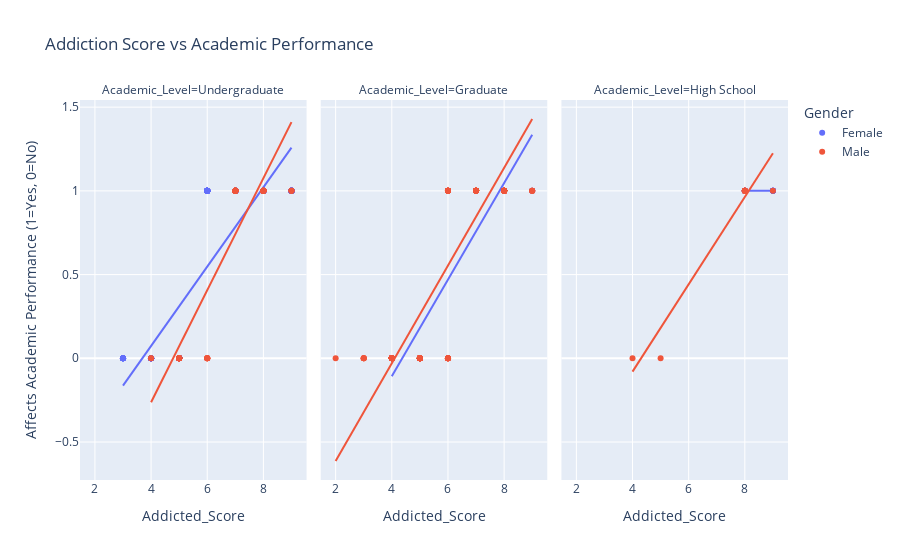

The notebook cell saved with this chart:
### Code cell
# Scatter plot with regression line
fig = px.scatter(
    df,
    x='Addicted_Score',
    y='Affects_Academic_Performance_Numeric',
    color='Gender',
    facet_col='Academic_Level',
    trendline='ols',
    labels={'Affects_Academic_Performance_Numeric': 'Affects Academic Performance (1=Yes, 0=No)'},
    title='Addiction Score vs Academic Performance'
)
fig.show()

### Figure 1 — Plotly figure (JSON) as saved in the notebook; plotly's stock layout.template omitted (floating-point values rounded to 4 significant figures; data arrays with more than 128 entries replaced by an {"elided": "..."} marker saying what was removed)
{"data": [{"hovertemplate": "Gender=Female<br>Academic_Level=Undergraduate<br>Addicted_Score=%{x}<br>Affects Academic Performance (1=Yes, 0=No)=%{y}<extra></extra>", "legendgroup": "Female", "marker": {"color": "#636efa", "symbol": "circle"}, "mode": "markers", "name": "Female", "orientation": "v", "showlegend": true, "type": "scatter", "x": {"elided": "290 int values"}, "xaxis": "x", "y": {"elided": "290 int values"}, "yaxis": "y"}, {"hovertemplate": "<b>OLS trendline</b><br>Affects_Academic_Performance_Numeric = 0.237034 * Addicted_Score + -0.874565<br>R<sup>2</sup>=0.720827<br><br>Gender=Female<br>Academic_Level=Undergraduate<br>Addicted_Score=%{x}<br>Affects Academic Performance (1=Yes, 0=No)=%{y} <b>(trend)</b><extra></extra>", "legendgroup": "Female", "marker": {"color": "#636efa", "symbol": "circle"}, "mode": "lines", "name": "Female", "showlegend": false, "type": "scatter", "x": {"elided": "290 int values"}, "xaxis": "x", "y": {"elided": "290 float values"}, "yaxis": "y"}, {"hovertemplate": "Gender=Female<br>Academic_Level=Graduate<br>Addicted_Score=%{x}<br>Affects Academic Performance (1=Yes, 0=No)=%{y}<extra></extra>", "legendgroup": "Female", "marker": {"color": "#636efa", "symbol": "circle"}, "mode": "markers", "name": "Female", "orientation": "v", "showlegend": false, "type": "scatter", "x": [4, 4, 4, 4, 4, 5, 5, 4, 4, 4, 4, 8, 5, 7, 8, 7, 5, 8, 7, 5, 8, 7, 5, 5, 5, 7, 8, 8, 7, 5, 7, 5, 8, 9, 4, 5, 5, 9, 8, 8, 7, 5, 7, 8, 8, 7, 5, 7], "xaxis": "x2", "y": [0, 0, 0, 0, 0, 0, 0, 0, 0, 0, 0, 1, 0, 1, 1, 1, 0, 1, 1, 0, 1, 1, 0, 0, 0, 1, 1, 1, 1, 0, 1, 0, 1, 1, 0, 0, 0, 1, 1, 1, 1, 0, 1, 1, 1, 1, 0, 1], "yaxis": "y2"}, {"hovertemplate": "<b>OLS trendline</b><br>Affects_Academic_Performance_Numeric = 0.288585 * Addicted_Score + -1.26157<br>R<sup>2</sup>=0.877780<br><br>Gender=Female<br>Academic_Level=Graduate<br>Addicted_Score=%{x}<br>Affects Academic Performance (1=Yes, 0=No)=%{y} <b>(trend)</b><extra></extra>", "legendgroup": "Female", "marker": {"color": "#636efa", "symbol": "circle"}, "mode": "lines", "name": "Female", "showlegend": false, "type": "scatter", "x": [4, 4, 4, 4, 4, 4, 4, 4, 4, 4, 5, 5, 5, 5, 5, 5, 5, 5, 5, 5, 5, 5, 5, 5, 7, 7, 7, 7, 7, 7, 7, 7, 7, 7, 7, 8, 8, 8, 8, 8, 8, 8, 8, 8, 8, 8, 9, 9], "xaxis": "x2", "y": [-0.1072, -0.1072, -0.1072, -0.1072, -0.1072, -0.1072, -0.1072, -0.1072, -0.1072, -0.1072, 0.1814, 0.1814, 0.1814, 0.1814, 0.1814, 0.1814, 0.1814, 0.1814, 0.1814, 0.1814, 0.1814, 0.1814, 0.1814, 0.1814, 0.7585, 0.7585, 0.7585, 0.7585, 0.7585, 0.7585, 0.7585, 0.7585, 0.7585, 0.7585, 0.7585, 1.047, 1.047, 1.047, 1.047, 1.047, 1.047, 1.047, 1.047, 1.047, 1.047, 1.047, 1.336, 1.336], "yaxis": "y2"}, {"hovertemplate": "Gender=Female<br>Academic_Level=High School<br>Addicted_Score=%{x}<br>Affects Academic Performance (1=Yes, 0=No)=%{y}<extra></extra>", "legendgroup": "Female", "marker": {"color": "#636efa", "symbol": "circle"}, "mode": "markers", "name": "Female", "orientation": "v", "showlegend": false, "type": "scatter", "x": [9, 8, 9, 8, 9, 8, 9, 8, 9, 8, 9, 9, 8, 8, 8], "xaxis": "x3", "y": [1, 1, 1, 1, 1, 1, 1, 1, 1, 1, 1, 1, 1, 1, 1], "yaxis": "y3"}, {"hovertemplate": "<b>OLS trendline</b><br>Affects_Academic_Performance_Numeric = 2.22045e-16 * Addicted_Score + 1<br>R<sup>2</sup>=-inf<br><br>Gender=Female<br>Academic_Level=High School<br>Addicted_Score=%{x}<br>Affects Academic Performance (1=Yes, 0=No)=%{y} <b>(trend)</b><extra></extra>", "legendgroup": "Female", "marker": {"color": "#636efa", "symbol": "circle"}, "mode": "lines", "name": "Female", "showlegend": false, "type": "scatter", "x": [8, 8, 8, 8, 8, 8, 8, 8, 9, 9, 9, 9, 9, 9, 9], "xaxis": "x3", "y": [1.0, 1.0, 1.0, 1.0, 1.0, 1.0, 1.0, 1.0, 1.0, 1.0, 1.0, 1.0, 1.0, 1.0, 1.0], "yaxis": "y3"}, {"hovertemplate": "Gender=Male<br>Academic_Level=Undergraduate<br>Addicted_Score=%{x}<br>Affects Academic Performance (1=Yes, 0=No)=%{y}<extra></extra>", "legendgroup": "Male", "marker": {"color": "#EF553B", "symbol": "circle"}, "mode": "markers", "name": "Male", "orientation": "v", "showlegend": true, "type": "scatter", "x": [7, 5, 5, 7, 5, 5, 7, 6, 5, 7, 6, 5, 7, 7, 6, 7, 7, 6, 7, 6, 7, 7, 6, 8, 5, 7, 7, 8, 5, 7, 5, 8, 7, 5, 8, 7, 5, 8, 7, 8, 8, 4, 5, 5, 9, 8, 8, 7, 5, 7, 8, 8, 7, 5, 7, 5, 8, 9, 4, 5, 5, 9, 8], "xaxis": "x", "y": [1, 0, 0, 1, 0, 0, 1, 0, 0, 1, 0, 0, 1, 1, 0, 1, 1, 0, 1, 0, 1, 1, 0, 1, 0, 1, 1, 1, 0, 1, 0, 1, 1, 0, 1, 1, 0, 1, 1, 1, 1, 0, 0, 0, 1, 1, 1, 1, 0, 1, 1, 1, 1, 0, 1, 0, 1, 1, 0, 0, 0, 1, 1], "yaxis": "y"}, {"hovertemplate": "<b>OLS trendline</b><br>Affects_Academic_Performance_Numeric = 0.33471 * Addicted_Score + -1.60159<br>R<sup>2</sup>=0.789803<br><br>Gender=Male<br>Academic_Level=Undergraduate<br>Addicted_Score=%{x}<br>Affects Academic Performance (1=Yes, 0=No)=%{y} <b>(trend)</b><extra></extra>", "legendgroup": "Male", "marker": {"color": "#EF553B", "symbol": "circle"}, "mode": "lines", "name": "Male", "showlegend": false, "type": "scatter", "x": [4, 4, 5, 5, 5, 5, 5, 5, 5, 5, 5, 5, 5, 5, 5, 5, 5, 5, 5, 5, 6, 6, 6, 6, 6, 6, 7, 7, 7, 7, 7, 7, 7, 7, 7, 7, 7, 7, 7, 7, 7, 7, 7, 7, 7, 7, 7, 8, 8, 8, 8, 8, 8, 8, 8, 8, 8, 8, 8, 8, 9, 9, 9], "xaxis": "x", "y": [-0.2628, -0.2628, 0.07196, 0.07196, 0.07196, 0.07196, 0.07196, 0.07196, 0.07196, 0.07196, 0.07196, 0.07196, 0.07196, 0.07196, 0.07196, 0.07196, 0.07196, 0.07196, 0.07196, 0.07196, 0.4067, 0.4067, 0.4067, 0.4067, 0.4067, 0.4067, 0.7414, 0.7414, 0.7414, 0.7414, 0.7414, 0.7414, 0.7414, 0.7414, 0.7414, 0.7414, 0.7414, 0.7414, 0.7414, 0.7414, 0.7414, 0.7414, 0.7414, 0.7414, 0.7414, 0.7414, 0.7414, 1.076, 1.076, 1.076, 1.076, 1.076, 1.076, 1.076, 1.076, 1.076, 1.076, 1.076, 1.076, 1.076, 1.411, 1.411, 1.411], "yaxis": "y"}, {"hovertemplate": "Gender=Male<br>Academic_Level=Graduate<br>Addicted_Score=%{x}<br>Affects Academic Performance (1=Yes, 0=No)=%{y}<extra></extra>", "legendgroup": "Male", "marker": {"color": "#EF553B", "symbol": "circle"}, "mode": "markers", "name": "Male", "orientation": "v", "showlegend": false, "type": "scatter", "x": {"elided": "277 int values"}, "xaxis": "x2", "y": {"elided": "277 int values"}, "yaxis": "y2"}, {"hovertemplate": "<b>OLS trendline</b><br>Affects_Academic_Performance_Numeric = 0.291833 * Addicted_Score + -1.19719<br>R<sup>2</sup>=0.780070<br><br>Gender=Male<br>Academic_Level=Graduate<br>Addicted_Score=%{x}<br>Affects Academic Performance (1=Yes, 0=No)=%{y} <b>(trend)</b><extra></extra>", "legendgroup": "Male", "marker": {"color": "#EF553B", "symbol": "circle"}, "mode": "lines", "name": "Male", "showlegend": false, "type": "scatter", "x": {"elided": "277 int values"}, "xaxis": "x2", "y": {"elided": "277 float values"}, "yaxis": "y2"}, {"hovertemplate": "Gender=Male<br>Academic_Level=High School<br>Addicted_Score=%{x}<br>Affects Academic Performance (1=Yes, 0=No)=%{y}<extra></extra>", "legendgroup": "Male", "marker": {"color": "#EF553B", "symbol": "circle"}, "mode": "markers", "name": "Male", "orientation": "v", "showlegend": false, "type": "scatter", "x": [4, 5, 8, 8, 8, 8, 8, 8, 8, 8, 8, 9], "xaxis": "x3", "y": [0, 0, 1, 1, 1, 1, 1, 1, 1, 1, 1, 1], "yaxis": "y3"}, {"hovertemplate": "<b>OLS trendline</b><br>Affects_Academic_Performance_Numeric = 0.26087 * Addicted_Score + -1.12319<br>R<sup>2</sup>=0.939130<br><br>Gender=Male<br>Academic_Level=High School<br>Addicted_Score=%{x}<br>Affects Academic Performance (1=Yes, 0=No)=%{y} <b>(trend)</b><extra></extra>", "legendgroup": "Male", "marker": {"color": "#EF553B", "symbol": "circle"}, "mode": "lines", "name": "Male", "showlegend": false, "type": "scatter", "x": [4, 5, 8, 8, 8, 8, 8, 8, 8, 8, 8, 9], "xaxis": "x3", "y": [-0.07971, 0.1812, 0.9638, 0.9638, 0.9638, 0.9638, 0.9638, 0.9638, 0.9638, 0.9638, 0.9638, 1.225], "yaxis": "y3"}], "layout": {"annotations": [{"font": {}, "showarrow": false, "text": "Academic_Level=Undergraduate", "x": 0.16, "xanchor": "center", "xref": "paper", "y": 1, "yanchor": "bottom", "yref": "paper"}, {"font": {}, "showarrow": false, "text": "Academic_Level=Graduate", "x": 0.5, "xanchor": "center", "xref": "paper", "y": 1, "yanchor": "bottom", "yref": "paper"}, {"font": {}, "showarrow": false, "text": "Academic_Level=High School", "x": 0.84, "xanchor": "center", "xref": "paper", "y": 1, "yanchor": "bottom", "yref": "paper"}], "autosize": true, "legend": {"title": {"text": "Gender"}, "tracegroupgap": 0}, "title": {"text": "Addiction Score vs Academic Performance"}, "xaxis": {"anchor": "y", "autorange": true, "domain": [0, 0.32], "range": [1.496, 9.504], "title": {"text": "Addicted_Score"}, "type": "linear"}, "xaxis2": {"anchor": "y2", "autorange": true, "domain": [0.34, 0.66], "matches": "x", "range": [1.496, 9.504], "title": {"text": "Addicted_Score"}, "type": "linear"}, "xaxis3": {"anchor": "y3", "autorange": true, "domain": [0.68, 1.0], "matches": "x", "range": [1.496, 9.504], "title": {"text": "Addicted_Score"}, "type": "linear"}, "yaxis": {"anchor": "x", "autorange": true, "domain": [0, 1], "range": [-0.727, 1.543], "title": {"text": "Affects Academic Performance (1=Yes, 0=No)"}, "type": "linear"}, "yaxis2": {"anchor": "x2", "autorange": true, "domain": [0, 1], "matches": "y", "range": [-0.727, 1.543], "showticklabels": false, "type": "linear"}, "yaxis3": {"anchor": "x3", "autorange": true, "domain": [0, 1], "matches": "y", "range": [-0.727, 1.543], "showticklabels": false, "type": "linear"}}}
